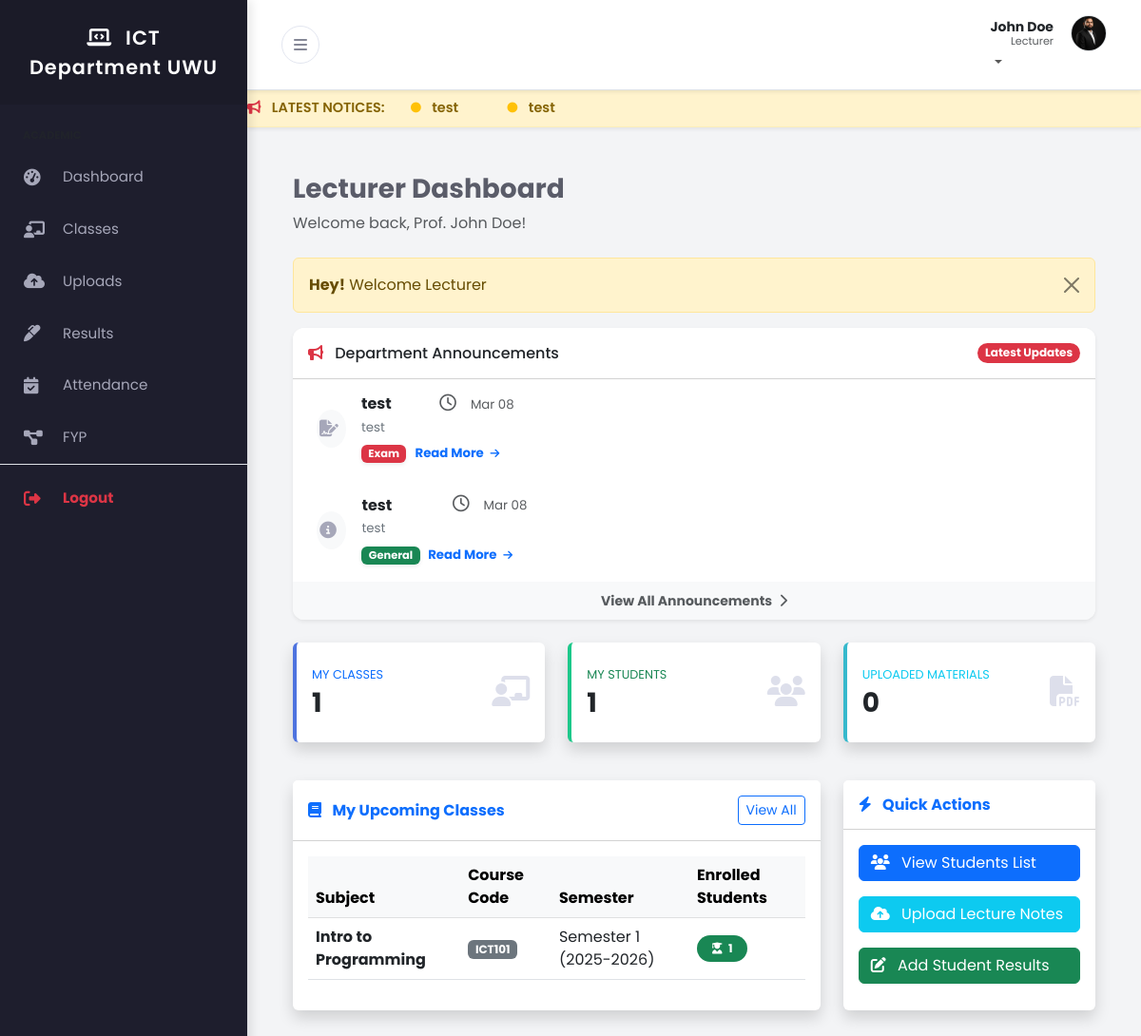
Screenshot of /lecturer/index.php (signed in) with the database file from the repository.
### tables this page shows
CREATE TABLE IF NOT EXISTS `users` (
  `user_id` int NOT NULL AUTO_INCREMENT,
  `full_name` varchar(100) NOT NULL,
  `email` varchar(100) NOT NULL,
  `password_hash` varchar(255) NOT NULL,
  `role` enum('admin','lecturer','student') NOT NULL,
  `phone` varchar(20) DEFAULT NULL,
  `profile_pic` varchar(255) DEFAULT 'default.png',
  `created_at` timestamp NULL DEFAULT CURRENT_TIMESTAMP,
  `theme` varchar(10) DEFAULT 'light',
  PRIMARY KEY (`user_id`),
  UNIQUE KEY `email` (`email`)
);

CREATE TABLE IF NOT EXISTS `notices` (
  `id` int NOT NULL AUTO_INCREMENT,
  `title` varchar(255) NOT NULL,
  `message` text NOT NULL,
  `category` enum('General','Exam','Event','Lab') DEFAULT 'General',
  `posted_by` int NOT NULL,
  `created_at` timestamp NULL DEFAULT CURRENT_TIMESTAMP,
  PRIMARY KEY (`id`),
  KEY `posted_by` (`posted_by`)
);

CREATE TABLE IF NOT EXISTS `classes` (
  `class_id` int NOT NULL AUTO_INCREMENT,
  `course_code` varchar(20) DEFAULT NULL,
  `lecturer_id` int DEFAULT NULL,
  `academic_year` varchar(20) DEFAULT NULL COMMENT 'e.g., 2024-2025',
  `semester` enum('Semester 1','Semester 2') NOT NULL,
  PRIMARY KEY (`class_id`),
  KEY `course_code` (`course_code`),
  KEY `lecturer_id` (`lecturer_id`)
);

CREATE TABLE IF NOT EXISTS `courses` (
  `course_code` varchar(20) NOT NULL,
  `course_name` varchar(150) NOT NULL,
  `credits` int NOT NULL,
  `semester_level` int NOT NULL COMMENT 'e.g., 1 to 8',
  `description` text,
  PRIMARY KEY (`course_code`)
);

### lecturer/index.php (the view, shortened to what the rows shown need)
<?php
include('../includes/header.php');
include('../config/db.php');
$lecturer_id = $_SESSION['auth_user']['user_id'];
?>
<div class="container-fluid px-4">
<div class="row mb-4">
    <div class="col-md-12">
        <div class="card shadow-sm border-0 notice-card">
            <div class="card-body p-0">
                <div class="list-group list-group-flush">
                    <?php
                    $latest_notices = mysqli_query($conn, "SELECT * FROM notices ORDER BY id DESC LIMIT 4");
                    if(mysqli_num_rows($latest_notices) > 0) {
                        while($not = mysqli_fetch_array($latest_notices)) {
                            $cat_class = 'general';
                            $icon = 'fa-info-circle';
                            if($not['category'] == 'Exam') {
                                $cat_class = 'exam';
                                $icon = 'fa-file-signature';
                            } elseif($not['category'] == 'Event') {
                                $cat_class = 'event';
                                $icon = 'fa-calendar-alt';
                            } elseif($not['category'] == 'Lab') {
                                $cat_class = 'lab';
                                $icon = 'fa-desktop';
                            }
                            ?>
                            <div class="list-group-item list-group-item-action py-3 notice-item border-<?= $cat_class; ?>">
                                <div class="d-flex align-items-center">
                                    <div class="notice-icon bg-light me-3">
                                        <i class="fas <?= $icon; ?> text-<?= ($cat_class == 'lab') ? 'warning' : $cat_class; ?>"></i>
                                    </div>
                                    <div class="w-100">
                                        <div class="d-flex justify-content-between align-items-center mb-1">
                                            <h6 class="mb-0 fw-bold text-dark"><?= $not['title']; ?></h6>
                                            <small class="text-muted"><i class="far fa-clock me-1"></i> <?= date('M d', strtotime($not['created_at'])); ?></small>
                                        </div>
                                        <p class="mb-1 small text-secondary text-truncate" style="max-width: 600px;">
                                            <?= $not['message']; ?>
                                        </p>
                                        <div class="d-flex justify-content-between align-items-center mt-2">
                                            <span class="badge badge-<?= $cat_class; ?> shadow-sm small">
                                                <?= $not['category']; ?>
                                            </span>
                                            <a href="javascript:void(0);" class="text-primary small text-decoration-none fw-bold"
                                               data-bs-toggle="modal" data-bs-target="#noticeModal<?= $not['id']; ?>">
                                                Read More <i class="fas fa-arrow-right ms-1" style="font-size: 0.7rem;"></i>
                                            </a>
                                        </div>
                                    </div>
                                </div>
                            </div>
                        <?php
                        }
                    } else {
                        echo "<div class='p-5 text-center text-muted'>
                                <i class='fas fa-bell-slash fa-2x mb-2 opacity-25'></i>
                                <p class='small mb-0'>No active announcements at the moment.</p>
                              </div>";
                    }
                    ?>
                </div>
            </div>
        </div>
    </div>
</div>
    <div class="row mt-3">
        <div class="col-lg-8 mb-4">
            <div class="card shadow border-0 h-100">
                <div class="card-body">
                    <div class="table-responsive">
                        <table class="table table-hover align-middle">
                            <thead class="table-light">
                                <tr>
                                    <th>Subject</th>
                                    <th>Course Code</th>
                                    <th>Semester</th>
                                    <th>Enrolled Students</th>
                                </tr>
                            </thead>
                            <tbody>
                                <?php
                                $my_classes = "SELECT cl.class_id, co.course_name, co.course_code, cl.semester, cl.academic_year,
                                              (SELECT COUNT(student_id) FROM enrollments WHERE class_id = cl.class_id) AS student_count
                                              FROM classes cl
                                              JOIN courses co ON cl.course_code = co.course_code
                                              WHERE cl.lecturer_id = '$lecturer_id'
                                              ORDER BY cl.class_id DESC LIMIT 5";
                                $my_classes_run = mysqli_query($conn, $my_classes);
                                if(mysqli_num_rows($my_classes_run) > 0) {
                                    foreach($my_classes_run as $cls) {
                                        ?>
                                        <tr>
                                            <td><strong><?= $cls['course_name']; ?></strong></td>
                                            <td><span class="badge bg-secondary"><?= $cls['course_code']; ?></span></td>
                                            <td><?= $cls['semester']; ?> (<?= $cls['academic_year']; ?>)</td>
                                            <td>
                                                <span class="badge bg-success rounded-pill px-3 py-2">
                                                    <i class="fas fa-user-graduate me-1"></i> <?= $cls['student_count']; ?>
                                                </span>
                                            </td>
                                        </tr>
                                        <?php
                                    }
                                } else {
                                    echo "<tr><td colspan='4' class='text-center'>No classes assigned yet. Contact Admin.</td></tr>";
                                }
                                ?>
                            </tbody>
                        </table>
                    </div>
                </div>
            </div>
        </div>
    </div>
</div>
<?php include('../includes/footer.php'); ?>

### includes/header.php (shortened to what the rows shown need)
<?php
include_once('../config/db.php');
$role = $_SESSION['auth_role'];
$user_id = $_SESSION['auth_user']['user_id'];
$header_query = "SELECT full_name, profile_pic, theme FROM users WHERE user_id='$user_id' LIMIT 1";
$header_query_run = mysqli_query($conn, $header_query);
$user_row = mysqli_fetch_array($header_query_run);
$user_name = $user_row['full_name'];
$profile_pic = $user_row['profile_pic'];
$user_theme = isset($user_row['theme']) ? $user_row['theme'] : 'light';
$initials = strtoupper(substr($user_name, 0, 1));
?>
<!DOCTYPE html>
<html lang="en">
<head>
    <link href="https://cdn.jsdelivr.net/npm/bootstrap@5.3.0/dist/css/bootstrap.min.css" rel="stylesheet">
    <link rel="stylesheet" href="https://cdnjs.cloudflare.com/ajax/libs/font-awesome/6.4.0/css/all.min.css">
    <link href="../assets/css/style.css" rel="stylesheet">
</head>
<body class="<?= ($user_theme == 'dark') ? 'dark-mode' : ''; ?>">
<div class="d-flex" id="wrapper">
    <div id="page-content-wrapper">
        <nav class="navbar navbar-expand-lg border-bottom bg-white shadow-sm">
            <div class="container-fluid">
                <ul class="navbar-nav ms-auto mt-2 mt-lg-0">
                    <li class="nav-item dropdown">
                        <a class="nav-link dropdown-toggle p-0" href="#" id="navbarDropdown" role="button" data-bs-toggle="dropdown" aria-haspopup="true" aria-expanded="false">
                            <div class="user-profile-box d-flex align-items-center">
                                <div class="text-end d-none d-sm-block me-2" style="line-height: 1.2;">
                                    <span class="d-block fw-bold text-dark small"><?= $user_name; ?></span>
                                    <span class="d-block text-muted" style="font-size: 0.7rem;"><?= ucfirst($role); ?></span>
                                </div>
                                <?php if($profile_pic != 'default.png' && $profile_pic != ''): ?>
                                    <img src="../uploads/profile/<?= $profile_pic; ?>" class="rounded-circle border" style="width:38px; height:38px; object-fit:cover;">
                                <?php else: ?>
                                    <div class="user-avatar bg-primary text-white rounded-circle d-flex justify-content-center align-items-center fw-bold shadow-sm" style="width:38px; height:38px;">
                                        <?= $initials; ?>
                                    </div>
                                <?php endif; ?>
                            </div>
                        </a>
                    </li>
                </ul>
            </div>
        </nav>
        <div class="container-fluid px-4 py-4">

### rows the page displays
users: full_name "John Doe", profile_pic (picture)
notices: title "test", created_at "Mar 08", message "test", category "Exam"
notices: title "test", created_at "Mar 08", message "test", category "General"
classes: courses.course_name "Intro to Programming", courses.course_code "ICT101", semester "Semester 1", academic_year "2025-2026", student_count "1"

### other values shown
$role "Lecturer"
$m_row['title'] "test"
$_SESSION['auth_user']['full_name'] "John Doe"
$_SESSION['message'] "Welcome Lecturer"
$total_classes "1"
$total_students "1"
$total_materials "0"
